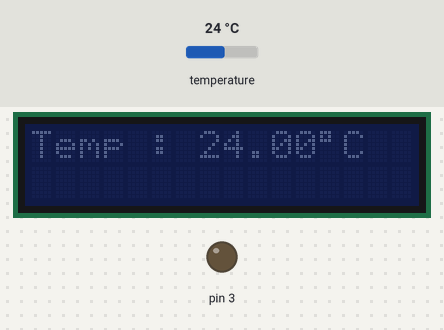
A sketch run on a simulated Arduino Uno, built with avr-gcc and run on an emulated ATmega328P. Parts: 16×2 character LCD, output pins drawn as LEDs (lit = HIGH). Inputs (shaded band) come from the test bench; at power-on: temperature 24 °C. What the sketch prints to the serial monitor is not drawn.

Above: at 1.2 s.
1.3 s: temperature set to 29.1 °C
At 4.3 s:
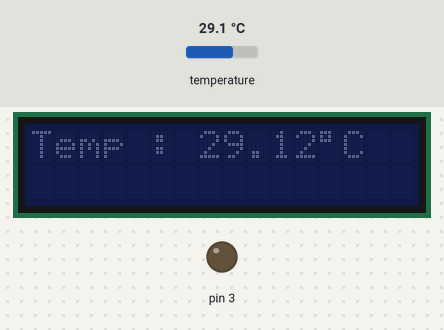
5.3 s: temperature set to 30.7 °C
At 12.1 s:
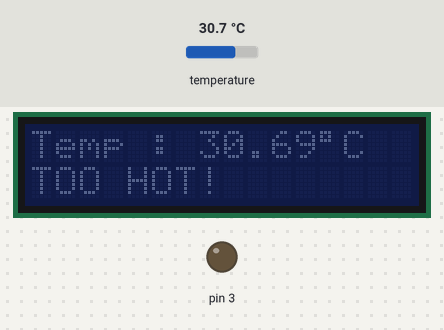
13.2 s: temperature set to 7 °C
At 14.9 s:
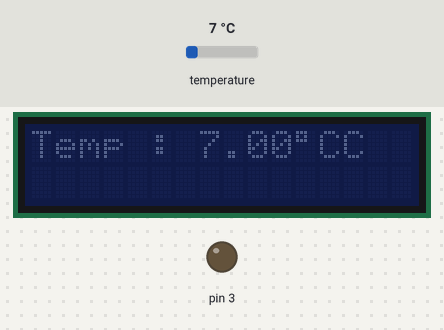
Timing chart, 0 to 16.4 s (numbered marks = the images above; inputs shaded):
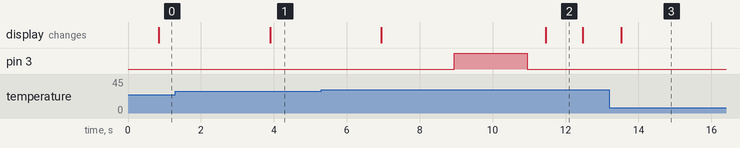

The sketch:

sketch_screen_withled.ino
```cpp
#include <LiquidCrystal_I2C.h>
#include <OneWire.h>

LiquidCrystal_I2C lcd(0x27,  16, 2);      //0x27 being the scanned address
OneWire ds(2); // Use pin 2 for OneWire
const char blank_line_20[] = "                    ";
void setup(void) {
  Serial.begin(9600);
  lcd.init();
  pinMode(3, OUTPUT);
}

void loop(void) {
  byte addr[8];
  byte data[9];
  int16_t raw;
  float celsius;

  if (!ds.search(addr)) {
    ds.reset_search();
    delay(250);
    return;
  }

  if (OneWire::crc8(addr, 7) != addr[7]) {
    return;
  }

  ds.reset();
  ds.select(addr);
  ds.write(0x44, 1); // Start temperature conversion

  delay(750); // Wait for conversion (750ms for 12-bit resolution)

  ds.reset();
  ds.select(addr);
  ds.write(0xBE); // Read Scratchpad

  for (byte i = 0; i < 9; i++) {
    data[i] = ds.read();
  }

  raw = (data[1] << 8) | data[0];
  celsius = (float)raw / 16.0;

  lcd.setCursor(0,0);
  lcd.print("Temp : ");
  lcd.print(celsius);
  lcd.print((char)223);
  lcd.print("C");
  delay(2000);
  if (celsius >= 30) {
    digitalWrite(3, HIGH);  // turn the LED on (HIGH is the voltage level)
    delay(2000);                      // wait for half a second
    digitalWrite(3, LOW);   // turn the LED off by making the voltage LOW
    delay(500);
    lcd.setCursor(0, 1);
    lcd.print("TOO HOT!");
    delay(1000);
    lcd.setCursor(0, 1);
    lcd.print(blank_line_20);   //create the blinking effect. if temp goes back down, the text disappears
  }

  Serial.print("Temp = ");
  Serial.print(celsius);
  Serial.println(" °C");
}
```

Measured:
- the behaviour switches between 29.9 and 30 °C on temperature (found by bisection; images 1 and 2)
- after the input at 1.3 s, the display: changes after 2.6 s (image 1)
- after the input at 5.3 s, pin 3: LOW → HIGH after 3.6 s, → LOW 2.0 s later; the display: first changes after 1.6 s (image 2 shows a later state)
- after the input at 13.2 s, pin 3: stays LOW (without the input it goes to HIGH after 2.3 s); the display: changes after 0.32 s (image 3)
- what the display in image 2 shows lasts 1.0 s, from 11.5 s to 12.5 s
